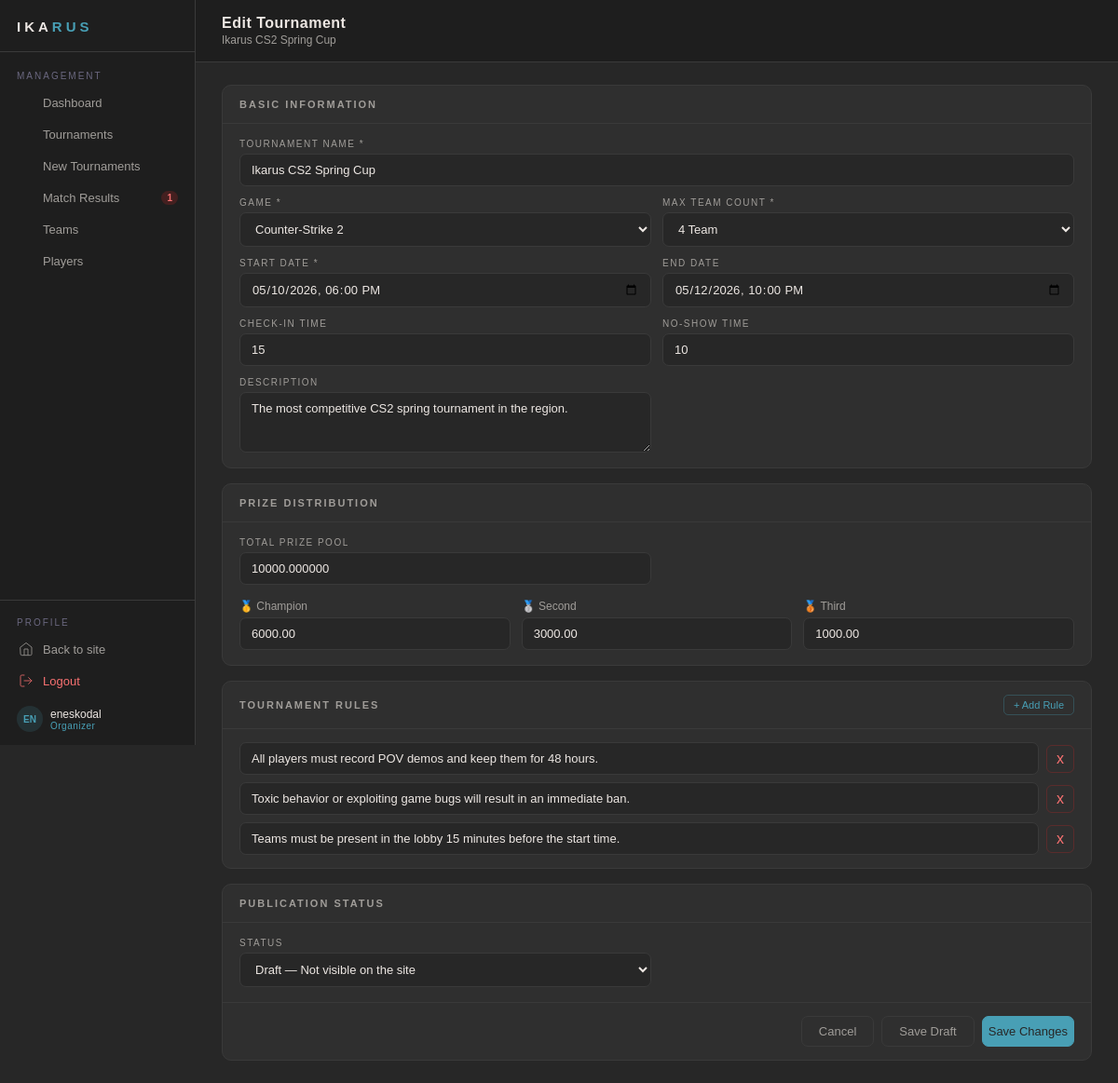
Screenshot of /organizer/tournament-create.php?id=1 (signed in) with the database file from the repository.
### tables this page shows
CREATE TABLE Tournament (
    id BIGINT NOT NULL AUTO_INCREMENT,
    name VARCHAR(150) NOT NULL,
    description TEXT,
    start_date DATETIME NOT NULL,
    end_date DATETIME NOT NULL,
    status VARCHAR(20) NOT NULL,
    prize_pool DECIMAL(18,6),
    prize_1st DECIMAL(10,2),
    prize_2nd DECIMAL(10,2),
    prize_3rd DECIMAL(10,2),
    max_teams BIGINT,
    organizer_id BIGINT NOT NULL,
    game_id BIGINT NOT NULL,
    checkin_minutes INT DEFAULT 15,
    noshow_minutes INT DEFAULT 10,
    created_at DATETIME DEFAULT CURRENT_TIMESTAMP,
    deleted_at DATETIME DEFAULT NULL,
    PRIMARY KEY (id)
);

CREATE TABLE Game (
    id BIGINT NOT NULL AUTO_INCREMENT,
    name VARCHAR(50) NOT NULL,
    genre VARCHAR(50),
    max_team_size BIGINT NOT NULL,
    api_source_url VARCHAR(255),
    created_at DATETIME DEFAULT CURRENT_TIMESTAMP(6) NOT NULL,
    deleted_at DATETIME DEFAULT NULL,
    PRIMARY KEY (id)
);

CREATE TABLE Tournament_Rule (
    id BIGINT AUTO_INCREMENT PRIMARY KEY,
    tournament_id BIGINT NOT NULL,
    rule_text TEXT NOT NULL,
    sort_order INT DEFAULT 0
);

### includes/session.php (called while the page is built, shortened)
<?php
    function getUsername() : string{
        return htmlspecialchars($_SESSION['username'] ?? '');
    }
?>

### organizer/tournament-create.php (the view, shortened to what this page needs)
<?php
    require_once __DIR__ . '/guard.php';
    $orgId = $_SESSION['user_id'];
    $editId = isset($_GET['id']) ? (int)$_GET['id'] : null;
    $isEdit = $editId !== null;
    $tournament = null;
    $rules =[];
    try {
        $games = $pdo->query("SELECT  id, name FROM Game ORDER BY name")->fetchAll();
    } catch (Exception $e) {
        $games= [];
    }
    if ($isEdit) {
        try {
            $stmt = $pdo->prepare("SELECT * FROM Tournament WHERE id = ? AND organizer_id = ?");
            $stmt->execute([$editId, $orgId]);
            $tournament = $stmt->fetch();
            $stmtR = $pdo->prepare("SELECT * FROM Tournament_Rule WHERE tournament_id = ? ORDER BY sort_order");
            $stmtR->execute([$editId]);
            $rules = $stmtR->fetchAll();
        } catch (Exception $e) {
            $rules = [];
        }
    }
    $pageTitle = $isEdit ? 'Edit Tournament' : 'New Tournament';
    $pageSubtitle = $isEdit
        ? htmlspecialchars($tournament['name'] ?? '')
        : 'Create and publish a tournament.';
    require_once __DIR__ . '/layout-top.php';
?>
<form method="POST" id="tournamentForm" novalidate>
     <div class="op-card animate-in" style="margin-bottom: 16px; --delay: 100ms;">
        <div class="op-card-head">
            <span class="op-card-title">Basic Information</span>
        </div>
        <div class="op-form-grid">
            <div class="op-field op-field--full">
                <label class="op-label">Tournament Name *</label>
                <input class="op-input" type="text" name="name" maxlength="150" placeholder="Name"
                        value="<?= htmlspecialchars($tournament['name'] ?? '') ?>" required>
            </div>
            <div class="op-field">
                <label class="op-label">Game *</label>
                <select class="op-select" name="game_id" required>
                    <?php foreach($games as $g): ?>
                        <option value="<?= $g['id'] ?>"
                            <?= ($tournament['game_id'] ?? '') == $g['id'] ? 'selected' : '' ?>>
                            <?= htmlspecialchars($g['name']) ?>
                        </option>
                    <?php endforeach; ?>
                </select>
            </div>
            <div class ="op-field">
                <label class="op-label">Max Team Count *</label>
                <select class="op-select" name="max_teams" required>
                    <?php foreach([4,8,16,32,64] as $n): ?>
                        <option value="<?= $n ?>"
                            <?= ($tournament['max_teams'] ?? 8) == $n ? 'selected' : '' ?>>
                            <?= $n ?> Team
                        </option>
                    <?php endforeach; ?>
                </select>
            </div>
            <div class="op-field">
                <label class="op-label">Start Date *</label>
                <input class="op-input" type="datetime-local" name="start_date"
                        value="<?= $tournament ? date('Y-m-d\TH:i' , strtotime($tournament['start_date'])) : '' ?>" required>
            </div>
            <div class="op-field">
                <label class="op-label">End Date</label>
                <input class="op-input" type="datetime-local" name="end_date"
                        value="<?= $tournament ? date('Y-m-d\TH:i' , strtotime($tournament['end_date'])) : '' ?>" required>
            </div>
            <div class="op-field">
                <label class="op-label">Check-in Time</label>
                <input class="op-input" type="number" name="checkin_minutes" min="5" max="60"
                        value="<?= $tournament['checkin_minutes'] ?? 15 ?>">
            </div>
            <div class="op-field">
                <label class="op-label">No-show Time</label>
                <input class="op-input" type="number" name="noshow_minutes" min="5" max="30"
                        value="<?= $tournament['noshow_minutes'] ?? 10 ?>">
            </div>
            <div class="op-field">
                <label class="op-label">Description</label>
                <textarea class="op-textarea" name="description" rows="3"
                        placeholder="Short description about tournament"><?= htmlspecialchars($tournament['description'] ?? '') ?></textarea>
            </div>
        </div>
     </div>
     <div class="op-card animate-in" style="margin-bottom: 16px; --delay: 150ms;">
        <div class="op-card-head">
            <span class="op-card-title">Prize Distribution</span>
        </div>
        <div class="op-form-grid">
            <div class="op-field">
                <label class="op-label">Total Prize Pool</label>
                <input class="op-input" type="number" name="prize_pool" min="0" step="100"
                        placeholder="0"
                        value="<?= $tournament['prize_pool'] ?? ''?>">
            </div>
        </div>
        <div class="op-prize-grid">
            <div class="op-prize-item">
                <div class="op-prize-rank">🥇 Champion</div>
                <input class="op-input" type="number" name="prize_1st" min="0"
                        placeholder="₺3.000"
                        value="<?= $tournament['prize_1st'] ?? '' ?>">
            </div>
            <div class="op-prize-item">
                <div class="op-prize-rank">🥈 Second</div>
                <input class="op-input" type="number" name="prize_2nd" min="0"
                        placeholder="₺1.500"
                        value="<?= $tournament['prize_2nd'] ?? '' ?>">
            </div>
            <div class="op-prize-item">
                <div class="op-prize-rank">🥉 Third</div>
                <input class="op-input" type="number" name="prize_3rd" min="0"
                        placeholder="₺500"
                        value="<?= $tournament['prize_3rd'] ?? '' ?>">
            </div>
        </div>
     </div>
     <div class="op-card animate-in" style="margin-bottom: 16px; --delay: 200ms;">
        <div class="op-card-head">
            <span class="op-card-title">Tournament Rules</span>
            <button type="button" class="op-btn-sm op-btn-sm--accent" onclick="addRule()">
                 + Add Rule
            </button>
        </div>
        <div id="rules-list" class="op-rules-list">
            <?php if(!empty($rules)): ?>
                <?php foreach($rules as $rule): ?>
                    <div class="op-rule-row">
                        <input class="op-input" type="text" name="rules[]"
                                value="<?= htmlspecialchars($rule['rule_text']) ?>"
                                placeholder="Enter rule text...">
                        <button type="button" class="op-rule-del" onclick="this.parentElement.remove()">x</button>
                    </div>
                <?php endforeach; ?>
            <?php endif; ?>
        </div>
     </div>
     <div class="op-card animate-in" style="--delay: 250ms;">
        <div class="op-card-head">
            <span class="op-card-title">Publication Status</span>
        </div>
        <div class="op-form-grid">
            <div class="op-field">
                <label class="op-label">Status</label>
                <select class="op-select" name="status">
                    <option value="draft"           <?= ($tournament['status'] ?? 'draft') === 'draft'      ? 'selected' : '' ?>>Draft — Not visible on the site</option>
                </select>
            </div>
        </div>
        <div class="op-form-actions">
            <a href="tournaments.php" class="op-btn op-btn--ghost">Cancel</a>
            <button type="submit" name="status_override" value="draft" class="op-btn op-btn--ghost">
                Save Draft
            </button>
            <button type="submit" class="op-btn op-btn--primary">
                <?= $isEdit ? 'Save Changes' : 'Publish' ?>
            </button>
        </div>
     </div>
</form>
<?php require_once __DIR__ . '/layout-bottom.php'; ?>

### organizer/layout-top.php (shortened to what this page needs)
<?php
    $menuItem = [
        ['file' => 'dashboard.php',                 'label' => 'Dashboard',         'icon' => 'dashboard'],
        ['file' => 'tournaments.php',               'label' => 'Tournaments',       'icon' => 'trophy'],
        ['file' => 'tournament-create.php',         'label' => 'New Tournaments',   'icon' => 'plus'],
        ['file' => 'match-results.php',             'label' => 'Match Results',     'icon' => 'match'],
        ['file' => 'teams.php',                     'label' => 'Teams',             'icon' => 'team'],
        ['file' => 'players.php',                   'label' => 'Players',           'icon' => 'player'],
    ];
    try {
        $pendingMatches = $pdo->prepare("
        SELECT COUNT(*) FROM Matches
        WHERE winner_id IS NULL
            AND tournament_id IN (
                SELECT id FROM Tournament WHERE organizer_id = ?
             )
        ");
        $pendingMatches->execute([$_SESSION['user_id']]);
        $pendingCount = (int) $pendingMatches->fetchColumn();
    } catch (Exception $e) {
        $pendingCount = 0;
    }
    function svgIcon(string $name): string {
    $icons = [
        'dashboard' => '<rect x="3" y="3" width="7" height="7" rx="1"/><rect x="14" y="3" width="7" height="7" rx="1"/><rect x="3" y="14" width="7" height="7" rx="1"/><rect x="14" y="14" width="7" height="7" rx="1"/>',
        'trophy'    => '<path d="M6 9H4a2 2 0 0 0-2 2v4a2 2 0 0 0 2 2h2"/><path d="M18 9h2a2 2 0 0 1 2 2v4a2 2 0 0 1-2 2h-2"/><path d="M8 5h8v14H8z"/><path d="M12 19v2M8 21h8"/>',
        'plus'      => '<circle cx="12" cy="12" r="9"/><path d="M12 8v8M8 12h8"/>',
        'match'     => '<polygon points="12 2 15.09 8.26 22 9.27 17 14.14 18.18 21.02 12 17.77 5.82 21.02 7 14.14 2 9.27 8.91 8.26 12 2"/>',
        'team'      => '<path d="M17 21v-2a4 4 0 0 0-4-4H5a4 4 0 0 0-4 4v2"/><circle cx="9" cy="7" r="4"/><path d="M23 21v-2a4 4 0 0 0-3-3.87M16 3.13a4 4 0 0 1 0 7.75"/>',
        'player'    => '<path d="M20 21v-2a4 4 0 0 0-4-4H8a4 4 0 0 0-4 4v2"/><circle cx="12" cy="7" r="4"/>',
    ];
    return $icons[$name] ?? '';
}
?>
<!DOCTYPE html>
<html lang="en">
<head>
    <link rel="stylesheet" href="../assets/css/global.css">
    <link rel="stylesheet" href="../assets/css/utils.css">
    <link rel="stylesheet" href="../assets/css/organizer/organizer-core.css">
    <?php
        $currentPage = basename($_SERVER['PHP_SELF'], '.php');
        $cssFilePath = "../assets/css/organizer/organizer-{$currentPage}.css";
        if (file_exists(__DIR__ . '/' . $cssFilePath)) {
            echo '<link rel="stylesheet" href="' . $cssFilePath . '?v=' . time() . '">';
        }
    ?>
</head>
<body class="organizer-body">
<div class="op-shell">
    <aside class="op-sidebar">
        <a href="../pages/index.php" class="op-sb-logo">
            IKA<span>RUS</span>
        </a>
        <div class="op-sb-section">Management</div>
        <?php foreach ($menuItem as $item): ?>
            <?php
                $isActive = $currentPage === $item['file'];
                $badge = ($item['file'] === 'match-results.php' && $pendingCount > 0)
                    ? '<span class="op-sb-badge">' . $pendingCount . '</span>'
                    : '';
            ?>
            <a href="<?= $item['file'] ?>" class="op-sb-item <?= $isActive ? 'active' : '' ?>">
                <svg class="op-sb-icon" viewBox="0 0 24 24" fill="none"
                     stroke="currentColor" stroke-width="1.5"
                     stroke-linecap="round" stroke-linejoin="round">
                    <?= svgIcon($item['icon']) ?>
                </svg>
                <?= $item['label'] ?>
                <?= $badge ?>
            </a>
        <?php endforeach; ?>
        <div class="op-sb-bottom">
            <div class="op-sb-section">Profile</div>
                <a href="../pages/index.php" class="op-sb-item">
                <svg class="op-sb-icon" viewBox="0 0 24 24" fill="none" stroke="currentColor" stroke-width="1.5" stroke-linecap="round" stroke-linejoin="round">
                    <path d="M3 9l9-7 9 7v11a2 2 0 0 1-2 2H5a2 2 0 0 1-2-2z"/><polyline points="9 22 9 12 15 12 15 22"/>
                </svg>
                Back to site
            </a>
            <a href="../auth/logout.php" class="op-sb-item op-sb-item--danger">
                <svg class="op-sb-icon" viewBox="0 0 24 24" fill="none" stroke="currentColor" stroke-width="1.5" stroke-linecap="round" stroke-linejoin="round">
                    <path d="M9 21H5a2 2 0 0 1-2-2V5a2 2 0 0 1 2-2h4"/><polyline points="16 17 21 12 16 7"/><line x1="21" y1="12" x2="9" y2="12"/>
                </svg>
                Logout
            </a>
            <div class="op-sb-user">
                <div class="op-sb-avatar"><?= strtoupper(substr(getUsername(), 0, 2)) ?></div>
                <div class="op-sb-uinfo">
                    <div class="op-sb-uname"><?= getUsername() ?></div>
                    <div class="op-sb-urole">Organizer</div>
                </div>
            </div>
        </div>
    </aside>
    <div class="op-main">
        <div class="op-topbar">
            <div>
                <h1 class="op-topbar-title"><?= htmlspecialchars($pageTitle ?? '') ?></h1>
                <p class="op-topbar-sub"><?= htmlspecialchars($pageSubtitle ?? '') ?></p>
            </div>
        </div>
        <div class="op-body">

### assets/css/global.css (style rules this page uses)
:root { --bg: #272727; --surface: #2f2f2f; --border: #3a3a3a; --text: #ede7e3; --text-muted: #a09d99; --text-faint: #6b6880; --accent: #489fb5; --accent-soft: #82c0cc; --highlight: #ffa62b; --surface-2: #1e1e1e; --transition: 0.3s ease; }
*, *::before, *::after { box-sizing: border-box; margin: 0; padding: 0; }
html { height: 100%; }
body { min-height: 100vh; background-color: var(--bg); color: var(--text); font-family: Arial, Helvetica, sans-serif; display: flex; flex-direction: column; overflow-x: hidden; }
a { color: inherit; text-decoration: none; }

### assets/css/utils.css (style rules this page uses)
.animate-in { opacity: 0; animation: slideFadeIn 0.4s cubic-bezier(0.25, 0.8, 0.25, 1) forwards; animation-delay: var(--delay, 0ms); }

### assets/css/organizer/organizer-tournament-create.css (style rules this page uses)
.op-prize-grid { display: grid; grid-template-columns: repeat(3, 1fr); gap: 12px; padding: 0 18px 16px; }
.op-prize-item { display: flex; flex-direction: column; gap: 5px; }
.op-prize-rank { font-size: 12px; color: var(--text-muted); }
.op-rules-list { display: flex; flex-direction: column; gap: 8px; padding: 14px 18px; }
.op-rule-row { display: flex; gap: 8px; align-items: center; }
.op-rule-row .op-input { flex: 1; }
.op-rule-del { width: 30px; height: 30px; border: 1px solid rgba(220,38,38,0.25); border-radius: 6px; background: transparent; color: #f87171; cursor: pointer; font-size: 16px; display: flex; align-items: center; justify-content: center; flex-shrink: 0; transition: background var(--transition); }

### rows the page displays
tournament: name "Ikarus CS2 Spring Cup", game_id "Counter-Strike 2", max_teams "4 Team", start_date "05/10/2026 18:00", end_date "05/12/2026 22:00", checkin_minutes "15", noshow_minutes "10", description "The most competitive CS2 spring tournament in the region.", prize_pool "10000.000000", prize_1st "6000.00", prize_2nd "3000.00", prize_3rd "1000.00"
tournament_rule: rule_text "All players must record POV demos and keep them for 48 hours."
tournament_rule: rule_text "Toxic behavior or exploiting game bugs will result in an immediate ban."
tournament_rule: rule_text "Teams must be present in the lobby 15 minutes before the start time."

### other values shown
$item['label'] "Dashboard"
$item['label'] "Tournaments"
$item['label'] "New Tournaments"
$item['label'] "Match Results"
$pendingCount "1"
$item['label'] "Teams"
$item['label'] "Players"
substr(getUsername(), 0, 2) "EN"
getUsername() "eneskodal"
$pageTitle "Edit Tournament"
